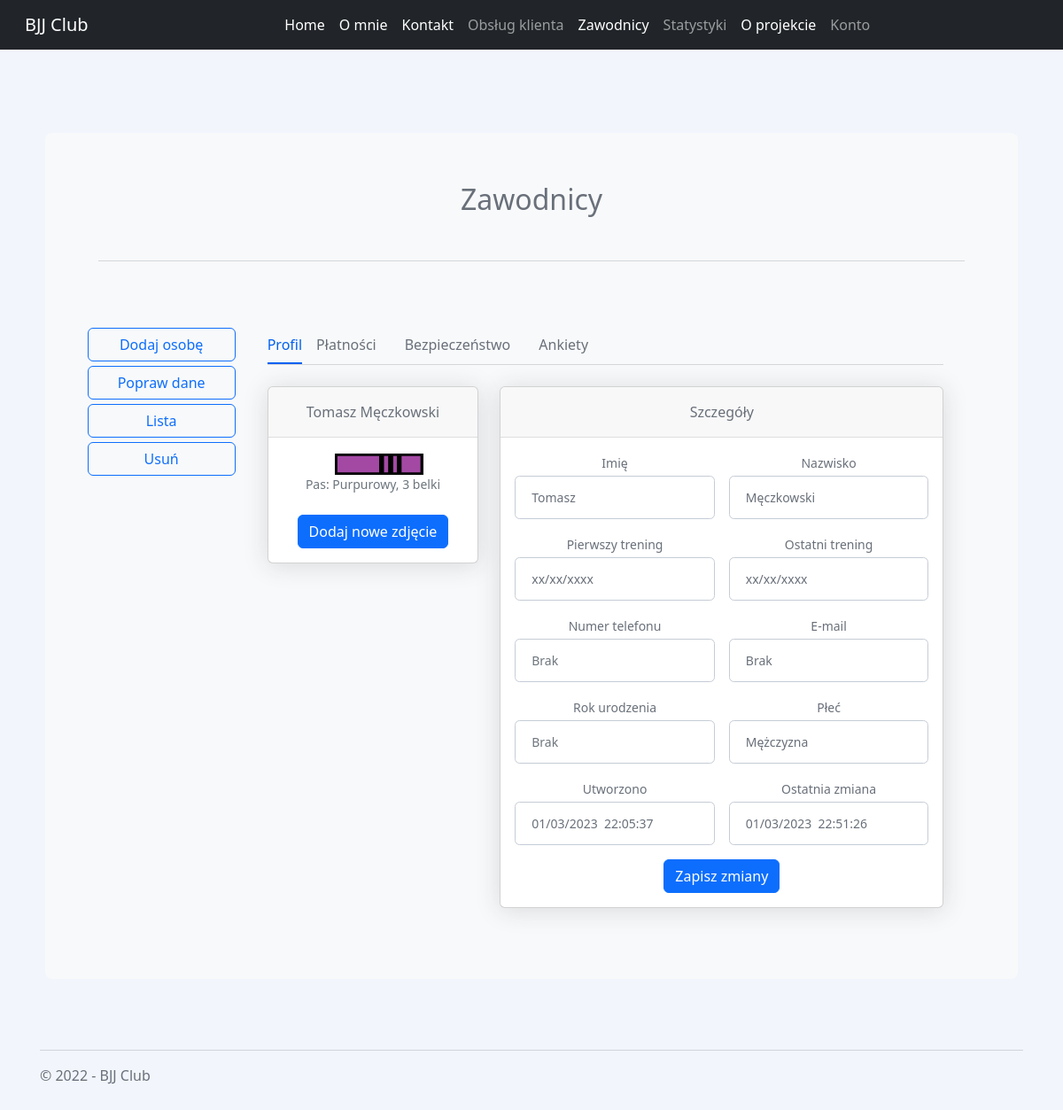
Page /zawodnicy/profil/1 on the earlier database version.
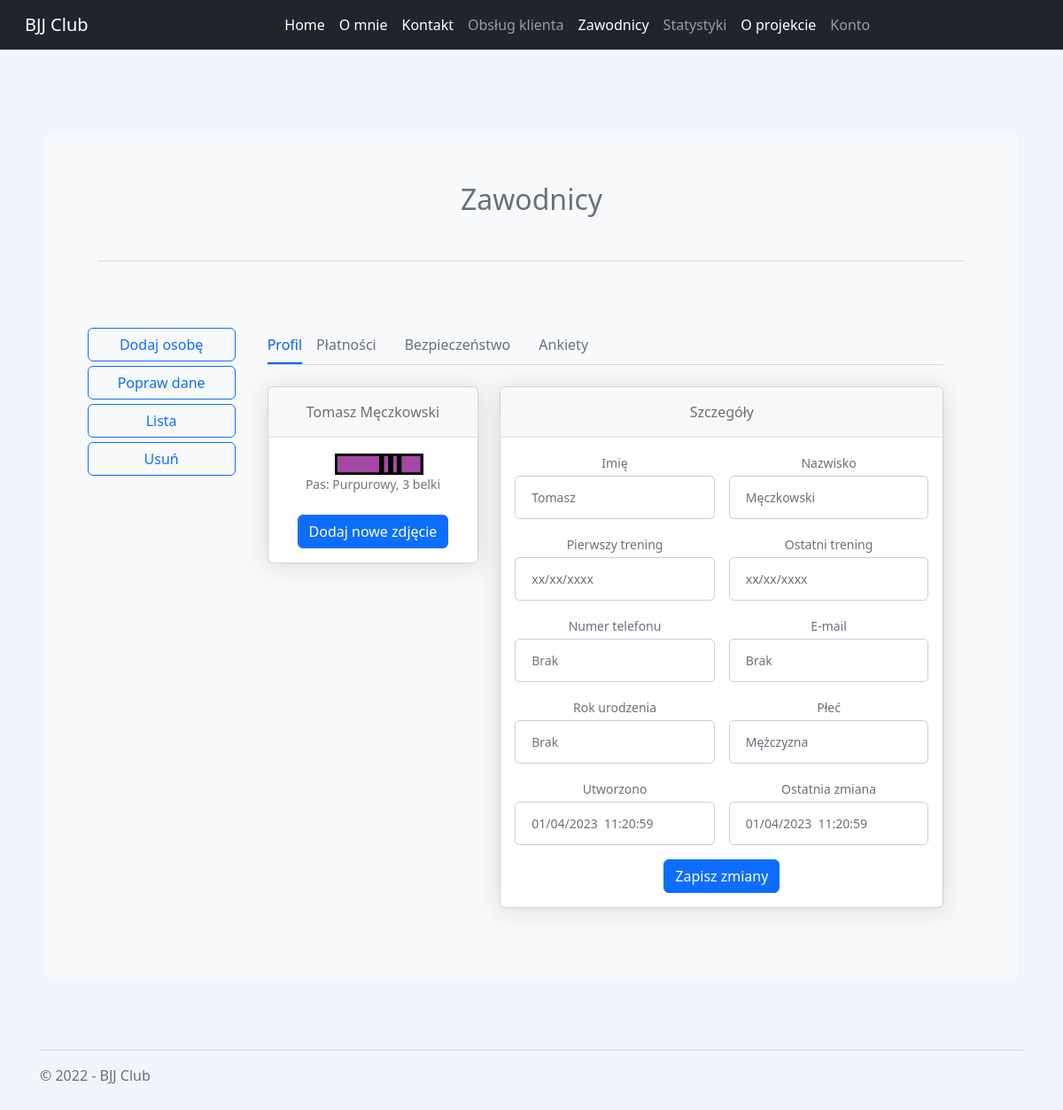
Same page on the later database version.
### players/models.py (models this page shows, shortened)
class Player(models.Model):
    class Belts(models.TextChoices):
        WHITE = "Biały", "Biały"
        BLUE = "Niebieski", "Niebieski"
        PURPLE = "Purpurowy", "Purpurowy"
        BROWN = "Brązowy", "Brązowy"
        BLACK = "Czarny", "Czarny"
    class Stripes(models.TextChoices):
        ZERO = "0", "0"
        ONE = "1", "1"
        TWO = "2", "2"
        THREE = "3", "3"
        FOUR = "4", "4"
    class Gender(models.TextChoices):
        Male = "Mężczyzna", "Mężczyzna"
        Female = "Kobieta", "Kobieta"
    first_name = models.CharField(max_length=100)
    last_name = models.CharField(max_length=100)
    belt = models.CharField(max_length=30, choices=Belts.choices, default=Belts.WHITE)
    stripe = models.CharField(max_length=1, choices=Stripes.choices, default=Stripes.ZERO)
    gender = models.CharField(max_length=10, choices=Gender.choices, default=Gender.Male, blank=True)
    birth_date = models.DateField(blank=True, null=True)
    first_training = models.DateField(blank=True, null=True)
    last_training = models.DateField(blank=True, null=True)
    created = models.DateTimeField(auto_now_add=True)
    modified = models.DateTimeField(auto_now=True)
    email = models.EmailField(null=True, blank=True)
    active = models.BooleanField(default=False)
    class Meta:
        ordering = ['id']

### players/views.py (the view)
# urls.py: path("profil/<int:player_id>", player_profile, name="player_profile"),
def player_profile(request, player_id):
    player = Player.objects.get(pk=player_id)
    context = {"player": player}
    return render(request, "player_profile.html", context)

### players/templatetags/extras.py (called while the page is built)
@register.simple_tag
def belt_png(belt, stripe):
    belts = {"Biały": 1,
             "Niebieski": 2,
             "Purpurowy": 3,
             "Brązowy": 4,
             "Czarny": 5}
    belt_index = belts[belt]
    result = f"/static/images/belts/{belt_index}.{stripe}.{belt}.png"
    return result

@register.simple_tag
def email_display(user_id):
    player = Player.objects.get(pk=user_id)
    email = player.email
    if email:
        return email
    else:
        return "Brak"

### players/templates/player_profile.html (shortened to what the changed rows need)
{% extends "inner_layout.html" %}
{% block body %}
{% load extras %}
<link rel="stylesheet" type="text/css" href="/static/css/player_profile.css" />
<div class="container-xl px-4 mt-4">
    <div class="row">
        <div class="col-xl-4">
            <div class="card mb-4 mb-xl-0">
                <div class="card-header">{{player.first_name}} {{player.last_name}}</div>
                <div class="card-body text-center">
                    <img src= {% belt_png player.belt player.stripe %} alt=" " style="width: 100px; margin-left: 10px;"/>
                    <div class="small font-italic text-muted mb-4">Pas: {{player.belt}}, {{player.stripe}} belki</div>
                    <button class="btn btn-primary" type="button">Dodaj nowe zdjęcie</button>
                </div>
            </div>
        </div>
        <div class="col-xl-8">
            <div class="card mb-4">
                <div class="card-body">
                    <form>
                        <div class="row gx-3 mb-3">
                            <div class="col-md-6">
                                <label class="small mb-1" for="inputFirstName">Imię</label>
                                <input class="form-control" id="inputFirstName" type="text" placeholder="Enter your first name" value="{{player.first_name}}">
                            </div>
                            <div class="col-md-6">
                                <label class="small mb-1" for="inputLastName">Nazwisko</label>
                                <input class="form-control" id="inputLastName" type="text" placeholder="Enter your last name" value="{{player.last_name}}">
                            </div>
                        </div>
                        <div class="row gx-3 mb-3">
                            <div class="col-md-6">
                                <label class="small mb-1" for="inputEmail">E-mail</label>
                                <input class="form-control" id="inputEmail" type="text" name="birthday" placeholder="Brak" value="{% email_display player.id %}">
                            </div>
                        </div>
                        <div class="row gx-3 mb-3">
                            <div class="col-md-6">
                                <label class="small mb-1" for="inputGender">Płeć</label>
                                <input class="form-control" id="inputGender" type="text" name="birthday" placeholder="Enter your birthday" value="{{player.gender}}">
                            </div>
                        </div>
                        <div class="row gx-3 mb-3">
                            <div class="col-md-6">
                                <label class="small mb-1" for="inputCreated">Utworzono</label>
                                <input class="form-control" id="inputCreated" type="text" placeholder=""
                                       value="{{player.created | date:'m/d/Y  G:i:s'}}">
                            </div>
                            <div class="col-md-6">
                                <label class="small mb-1" for="inputLastChange">Ostatnia zmiana</label>
                                <input class="form-control" id="inputLastChange" type="text" placeholder=""
                                       value="{{player.modified | date:'m/d/Y  G:i:s'}}">
                            </div>
                        </div>
                    </form>
                </div>
            </div>
        </div>
    </div>
</div>
{% endblock %}

Differences in the rows shown:
changed Player "Tomasz": created "01/03/2023 22:05:37" → "01/04/2023 11:20:59"; modified "01/03/2023 22:51:26" → "01/04/2023 11:20:59"
